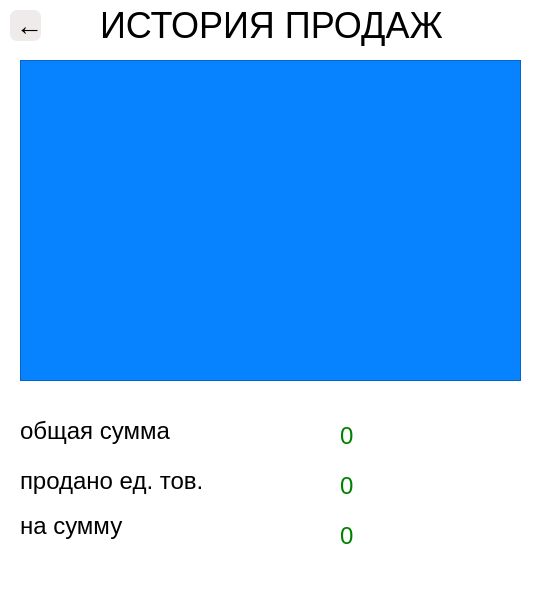
<?xml version="1.0" encoding="UTF-8"?>
<ui version="4.0">
 <class>MainWindow</class>
 <widget class="QMainWindow" name="MainWindow">
  <property name="geometry">
   <rect>
    <x>0</x>
    <y>0</y>
    <width>535</width>
    <height>600</height>
   </rect>
  </property>
  <property name="windowTitle">
   <string>Client Program</string>
  </property>
  <property name="styleSheet">
   <string notr="true">background-color: white
</string>
  </property>
  <widget class="QWidget" name="centralwidget">
   <widget class="QLabel" name="label">
    <property name="geometry">
     <rect>
      <x>100</x>
      <y>0</y>
      <width>351</width>
      <height>51</height>
     </rect>
    </property>
    <property name="styleSheet">
     <string notr="true">font-size: 27pt;
color: black</string>
    </property>
    <property name="text">
     <string>ИСТОРИЯ ПРОДАЖ</string>
    </property>
   </widget>
   <widget class="QTableView" name="tableView">
    <property name="geometry">
     <rect>
      <x>20</x>
      <y>60</y>
      <width>501</width>
      <height>321</height>
     </rect>
    </property>
    <property name="styleSheet">
     <string notr="true">background-color: #0883ff;
color: white</string>
    </property>
   </widget>
   <widget class="QPushButton" name="exit">
    <property name="geometry">
     <rect>
      <x>10</x>
      <y>10</y>
      <width>31</width>
      <height>31</height>
     </rect>
    </property>
    <property name="styleSheet">
     <string notr="true">font-size: 20pt;
background-color: #f0ebeb;

border-radius: 7;
color: black</string>
    </property>
    <property name="text">
     <string>	←</string>
    </property>
   </widget>
   <widget class="QLabel" name="label_2">
    <property name="geometry">
     <rect>
      <x>20</x>
      <y>460</y>
      <width>261</width>
      <height>41</height>
     </rect>
    </property>
    <property name="styleSheet">
     <string notr="true">font-size: 18pt;
color: black</string>
    </property>
    <property name="text">
     <string>продано ед. тов.</string>
    </property>
   </widget>
   <widget class="QLabel" name="label_3">
    <property name="geometry">
     <rect>
      <x>20</x>
      <y>510</y>
      <width>161</width>
      <height>31</height>
     </rect>
    </property>
    <property name="styleSheet">
     <string notr="true">font-size: 18pt;
color: black</string>
    </property>
    <property name="text">
     <string>на сумму</string>
    </property>
   </widget>
   <widget class="QLabel" name="kol_tov">
    <property name="geometry">
     <rect>
      <x>340</x>
      <y>470</y>
      <width>191</width>
      <height>31</height>
     </rect>
    </property>
    <property name="styleSheet">
     <string notr="true">font-size: 18pt;
color: green</string>
    </property>
    <property name="text">
     <string>0</string>
    </property>
   </widget>
   <widget class="QLabel" name="sum_tov">
    <property name="geometry">
     <rect>
      <x>340</x>
      <y>520</y>
      <width>191</width>
      <height>31</height>
     </rect>
    </property>
    <property name="styleSheet">
     <string notr="true">font-size: 18pt;
color: green</string>
    </property>
    <property name="text">
     <string>0</string>
    </property>
   </widget>
   <widget class="QLabel" name="label_4">
    <property name="geometry">
     <rect>
      <x>20</x>
      <y>410</y>
      <width>311</width>
      <height>41</height>
     </rect>
    </property>
    <property name="styleSheet">
     <string notr="true">font-size: 18pt;
color: black</string>
    </property>
    <property name="text">
     <string>общая сумма</string>
    </property>
   </widget>
   <widget class="QLabel" name="zakup">
    <property name="geometry">
     <rect>
      <x>340</x>
      <y>420</y>
      <width>181</width>
      <height>31</height>
     </rect>
    </property>
    <property name="styleSheet">
     <string notr="true">font-size: 18pt;
color: green</string>
    </property>
    <property name="text">
     <string>0</string>
    </property>
   </widget>
  </widget>
  <widget class="QStatusBar" name="statusbar"/>
 </widget>
 <resources/>
 <connections/>
</ui>
